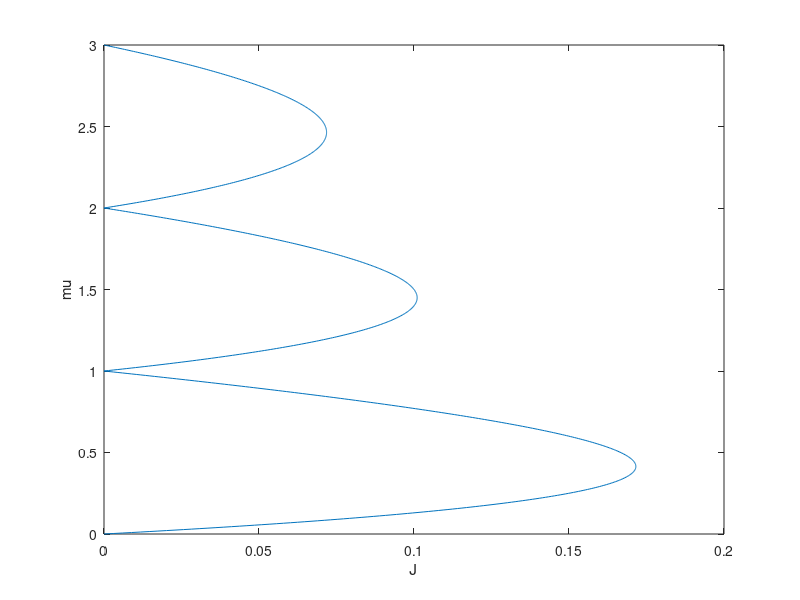

Recreate this plot in MATLAB.
clear variables;
clc; close all;

% Create the bosonic creation and annihilation operators
S = 4;
s = arrayfun(@sqrt, 1:S);
a = diag(s, 1);         % Annihilation
a_d = diag(s, -1);      % Creation
n = diag(0:size(a)-1);  % Number operator = a * a_d
% --------

U = 1;          % atom-atom interaction energy (in same site)

prec = 1000;
mu_grid = linspace(0, S-1, prec);
points = [];

for i = 1:length(mu_grid)
    mu = mu_grid(i);
    
    J_bounds = [0 1];
    
    while (range(J_bounds) > 1e-10)
        J = mean(J_bounds);
        
        o = 1e-10; % Small but finite guess of order parameter

        % Generate the Hamiltonian matrix from order parameter
        H = -J*(o*a + o*a_d) + 0.5*U*n.*(n-1) - mu*n;

        % Find the groundstate eigenvector gs
        % which has the minimum eigenvalue
        [min_eig, min_eig_idx] = min(eig(H));
        [eigenvectors, ~] = eig(H);
        gs = eigenvectors(:, min_eig_idx);

        % New order parameter given by <gs | a | gs>
        o_new = gs' * a * gs;
        
        if (o_new < o)      % Mott-Insulating
            J_bounds(1) = J;
        else                % Superfluid
            J_bounds(2) = J;
        end
    end
    
    points = [points; [mean(J_bounds), mu]];
    
    fprintf("%2.1f%%\n", 100*i/prec);
end

%%
plot(points(:, 1), points(:, 2));
xlabel("J");
ylabel("mu");